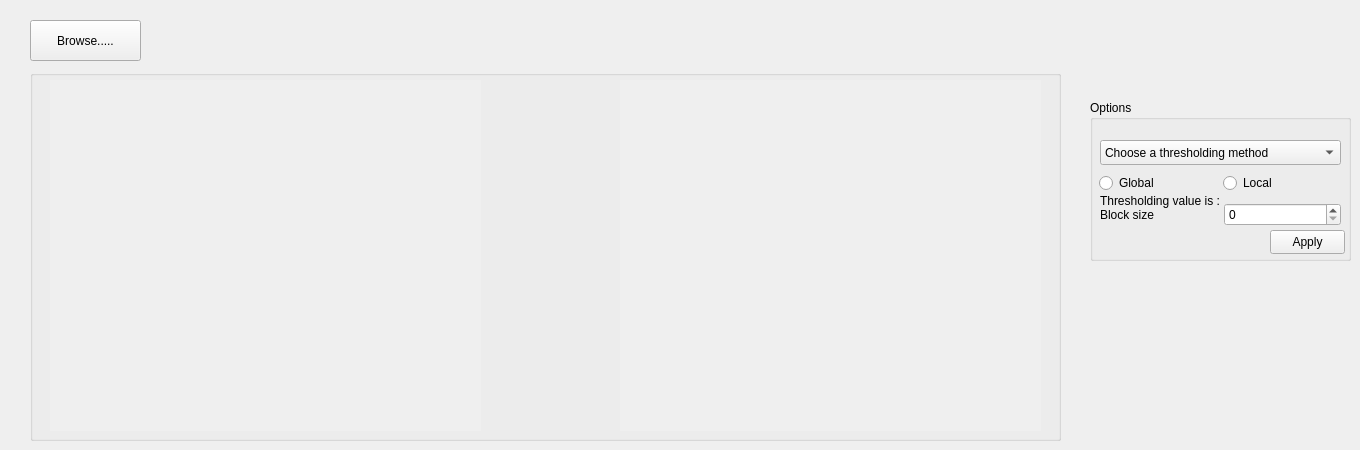
    <widget class="QWidget" name="tab_7">
     <attribute name="title">
      <string>Tab 9</string>
     </attribute>
     <widget class="QGroupBox" name="threshold_box">
      <property name="geometry">
       <rect>
        <x>30</x>
        <y>70</y>
        <width>1031</width>
        <height>371</height>
       </rect>
      </property>
      <property name="title">
       <string/>
      </property>
      <widget class="QLabel" name="Threshold_input">
       <property name="geometry">
        <rect>
         <x>20</x>
         <y>10</y>
         <width>431</width>
         <height>351</height>
        </rect>
       </property>
       <property name="mouseTracking">
        <bool>false</bool>
       </property>
       <property name="autoFillBackground">
        <bool>true</bool>
       </property>
       <property name="text">
        <string/>
       </property>
      </widget>
      <widget class="QLabel" name="thresholdd_output">
       <property name="geometry">
        <rect>
         <x>590</x>
         <y>10</y>
         <width>421</width>
         <height>351</height>
        </rect>
       </property>
       <property name="autoFillBackground">
        <bool>true</bool>
       </property>
       <property name="text">
        <string/>
       </property>
      </widget>
     </widget>
     <widget class="QPushButton" name="Threshold_browse">
      <property name="geometry">
       <rect>
        <x>30</x>
        <y>20</y>
        <width>111</width>
        <height>41</height>
       </rect>
      </property>
      <property name="text">
       <string>Browse.....</string>
      </property>
     </widget>
     <widget class="QGroupBox" name="threshold_options">
      <property name="geometry">
       <rect>
        <x>1090</x>
        <y>100</y>
        <width>261</width>
        <height>161</height>
       </rect>
      </property>
      <property name="title">
       <string>Options</string>
      </property>
      <widget class="QComboBox" name="thrshold_option">
       <property name="geometry">
        <rect>
         <x>10</x>
         <y>40</y>
         <width>241</width>
         <height>25</height>
        </rect>
       </property>
       <item>
        <property name="text">
         <string>Choose a thresholding method</string>
        </property>
       </item>
       <item>
        <property name="text">
         <string>Optimal Thresholding</string>
        </property>
       </item>
       <item>
        <property name="text">
         <string>Otsu Thresholding</string>
        </property>
       </item>
       <item>
        <property name="text">
         <string>Spectural Thresholding</string>
        </property>
       </item>
      </widget>
      <widget class="QWidget" name="layoutWidget">
       <property name="geometry">
        <rect>
         <x>9</x>
         <y>70</y>
         <width>241</width>
         <height>26</height>
        </rect>
       </property>
       <layout class="QHBoxLayout" name="horizontalLayout_35">
        <item>
         <widget class="QRadioButton" name="global_thresholdin_button">
          <property name="text">
           <string>Global</string>
          </property>
         </widget>
        </item>
        <item>
         <widget class="QRadioButton" name="local_tresholding_button">
          <property name="text">
           <string>Local</string>
          </property>
         </widget>
        </item>
       </layout>
      </widget>
      <widget class="QWidget" name="layoutWidget_21">
       <property name="geometry">
        <rect>
         <x>10</x>
         <y>100</y>
         <width>241</width>
         <height>29</height>
        </rect>
       </property>
       <layout class="QHBoxLayout" name="horizontalLayout_33">
        <item>
         <widget class="QLabel" name="blocksize">
          <property name="text">
           <string>Block size</string>
          </property>
         </widget>
        </item>
        <item>
         <layout class="QHBoxLayout" name="horizontalLayout_34">
          <item>
           <widget class="QSpinBox" name="block_size"/>
          </item>
         </layout>
        </item>
       </layout>
      </widget>
      <widget class="QWidget" name="layoutWidget">
       <property name="geometry">
        <rect>
         <x>10</x>
         <y>90</y>
         <width>241</width>
         <height>22</height>
        </rect>
       </property>
       <layout class="QHBoxLayout" name="horizontalLayout_13">
        <item>
         <widget class="QLabel" name="thres">
          <property name="text">
           <string>Thresholding value is : </string>
          </property>
         </widget>
        </item>
        <item>
         <widget class="QLabel" name="threshold_value">
          <property name="text">
           <string/>
          </property>
         </widget>
        </item>
       </layout>
      </widget>
      <widget class="QPushButton" name="Threshold_button">
       <property name="geometry">
        <rect>
         <x>180</x>
         <y>130</y>
         <width>75</width>
         <height>24</height>
        </rect>
       </property>
       <property name="text">
        <string>Apply</string>
       </property>
      </widget>
     </widget>
    </widget>
